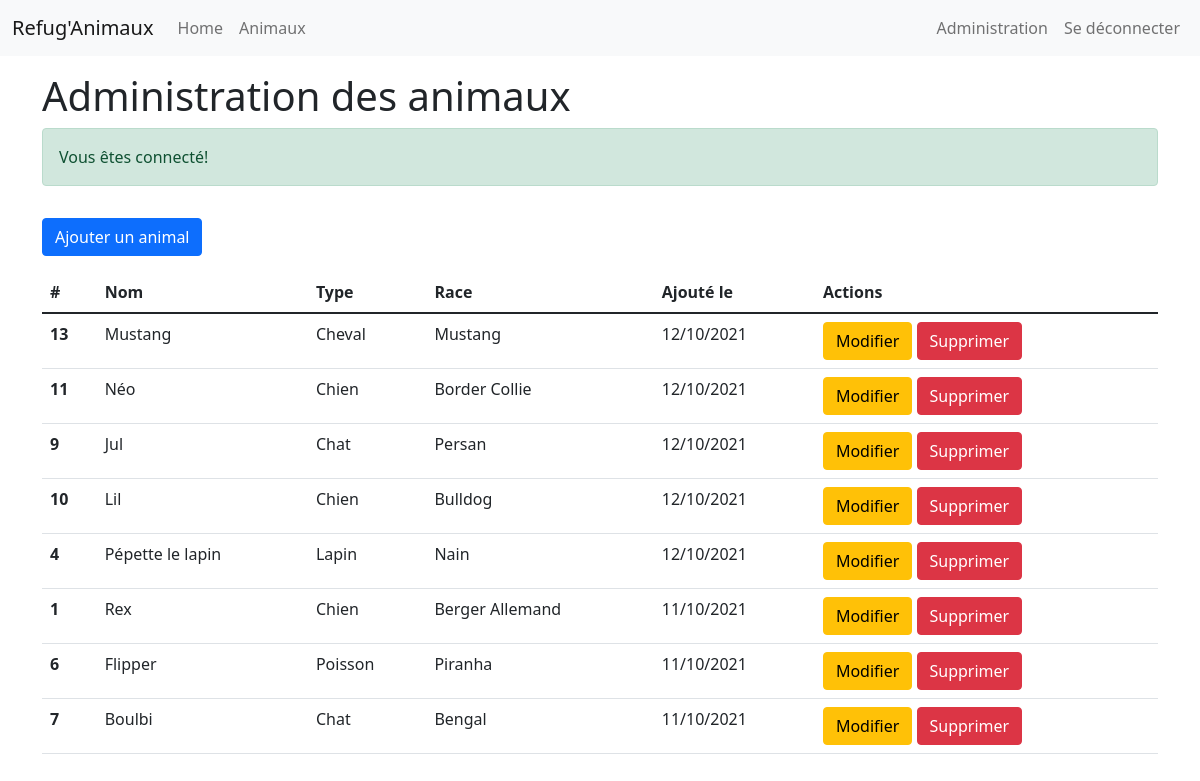
The page /admin/animals?success=true (signed in) on the database its author committed.
### tables this page shows
CREATE TABLE `animals` (
  `id` int(11) NOT NULL,
  `name` varchar(255) NOT NULL,
  `type` varchar(255) NOT NULL,
  `race` varchar(255) NOT NULL,
  `description` text NOT NULL,
  `created_at` datetime DEFAULT CURRENT_TIMESTAMP
);

### app/Controllers/Controller.php (called while the page is built, shortened)
<?php
abstract class Controller {
    protected $db;
    public function __construct(DBConnection $db)
    {
        $this->db = $db;
    }
    protected function view(string $path, array $params = null)
    {
        $path = str_replace('.', DIRECTORY_SEPARATOR, $path);
        require VIEWS . $path . '.php';
        require VIEWS . 'layout.php';
    }
    protected function getDB()
    {
        return $this->db;
    }
}

### app/Controllers/Admin/AnimalController.php (called while the page is built, shortened)
<?php
class AnimalController extends Controller {
    public function index()
    {
        $animals = (new Animal($this->getDB()))->all();
        return $this->view('admin.animal.index', compact('animals'));
    }
}

### routes/Route.php (called while the page is built, shortened)
<?php
class Route {
    public $path;
    public $action;
    public $matches;
    public function __construct($path, $action)
    {
        $this->path = trim($path, '/');
        $this->action = $action;
    }
    public function matches(string $url)
    {
        $path = preg_replace('#:([\w]+)#', '([^/]+)', $this->path);
        $pathToMatch = "#^$path$#";
        if (preg_match($pathToMatch, $url, $matches)) {
            $this->matches = $matches;
            return true;
        } else {
            return false;
        }
    }
    public function execute()
    {
        $params = explode('@', $this->action);
        $controller = new $params[0](new DBConnection(DB_NAME, DB_HOST, DB_USER, DB_PWD));
        $method = $params[1];
        return isset($this->matches[1]) ? $controller->$method($this->matches[1]) : $controller->$method();
    }
}

### routes/Router.php (called while the page is built, shortened)
<?php
class Router {
    public $url;
    public $routes = [];
    public function __construct($url)
    {
        $this->url = trim($url, '/');
    }
    public function get(string $path, string $action)
    {
        $this->routes['GET'][] = new Route($path, $action);
    }
    public function post(string $path, string $action)
    {
        $this->routes['POST'][] = new Route($path, $action);
    }
    public function run()
    {
        foreach ($this->routes[$_SERVER['REQUEST_METHOD']] as $route) {
            if ($route->matches($this->url)) {
                return $route->execute();
            }
        }
        throw new NotFoundException("Cette page n'existe pas :3");
    }
}

### public/index.php (called while the page is built, shortened)
<?php
    $router = new Router($_GET['url']);
    $router->get('/', 'App\Controllers\AnimalsController@welcome');
    $router->get('/animals', 'App\Controllers\AnimalsController@index');
    $router->get('/animals/:id', 'App\Controllers\AnimalsController@show');
    $router->get('/tags/:id', 'App\Controllers\AnimalsController@tag');
    $router->get('/login', 'App\Controllers\UserController@login');
    $router->post('/login', 'App\Controllers\UserController@loginPost');
    $router->get('/logout', 'App\Controllers\UserController@logout');
    $router->get('/admin/animals', 'App\Controllers\Admin\AnimalController@index');
    $router->get('/admin/animals/create', 'App\Controllers\Admin\AnimalController@create');
    $router->post('/admin/animals/create', 'App\Controllers\Admin\AnimalController@createAnimal');
    $router->post('/admin/animals/delete/:id', 'App\Controllers\Admin\AnimalController@destroy');
    $router->get('/admin/animals/edit/:id', 'App\Controllers\Admin\AnimalController@edit');
    $router->post('/admin/animals/edit/:id', 'App\Controllers\Admin\AnimalController@update');
    try {
        $router->run();
    } catch (NotFoundException $e) {
        return $e->error404();
    }
?>

### app/Models/Model.php (called while the page is built, shortened)
<?php
abstract class Model {
    protected $db;
    protected $table;
    public function __construct(DBConnection $db)
    {
        $this->db = $db;
    }
    public function all(): array
    {
        return $this->query("SELECT * FROM {$this->table} ORDER BY created_at DESC");
    }
    public function query(string $sql, array $param = null, bool $single = null)
    {
        $method = is_null($param) ? 'query' : 'prepare';
        $fetch = is_null($single) ? 'fetchAll' : 'fetch';
        $stmt = $this->db->getPDO()->$method($sql);
        $stmt->setFetchMode(PDO::FETCH_CLASS, get_class($this), [$this->db]);
        if ($method === 'query') {
            return $stmt->$fetch();
        } else {
            $stmt->execute($param);
            return $stmt->$fetch();
        }
    }
}

### database/DBConnection.php (called while the page is built, shortened)
<?php
class DBConnection {
    private $dbname;
    private $host;
    private $username;
    private $password;
    private $pdo;
    public function __construct(string $dbname, string $host, string $username, string $password)
    {
        $this->dbname = $dbname;
        $this->host = $host;
        $this->username = $username;
        $this->password = $password;
    }
    public function getPDO(): PDO
    {
        return $this->pdo ?? $this->pdo = new PDO("mysql:dbname={$this->dbname};host={$this->host}", $this->username, $this->password, [
            PDO::ATTR_ERRMODE => PDO::ERRMODE_EXCEPTION,
            PDO::ATTR_DEFAULT_FETCH_MODE => PDO::FETCH_OBJ,
            PDO::MYSQL_ATTR_INIT_COMMAND => 'SET CHARACTER SET UTF8'
        ]);
    }
}

### app/Models/Animal.php (called while the page is built, shortened)
<?php
class Animal extends Model {
    public function getCreatedAt()
    {
        return (new DateTime($this->created_at))->format('d/m/Y');
    }
}

### views/admin/animal/index.php (the view)
<h1 class="mt-3">Administration des animaux</h1>
<?php if(isset($_GET['success'])): ?>
    <div class="alert alert-success">Vous êtes connecté!</div>
<?php endif ?>
<a href="/admin/animals/create" class="btn btn-primary my-3">Ajouter un animal</a>
<table class="table">
    <thead>
        <tr>
            <th scope="col">#</th>
            <th scope="col">Nom</th>
            <th scope="col">Type</th>
            <th scope="col">Race</th>
            <th scope="col">Ajouté le</th>
            <th scope="col">Actions</th>
        </tr>
    </thead>
    <tbody>
        <?php foreach ($params['animals'] as $animal) : ?>
            <tr>
                <th scope="row"><?= $animal->id ?></th>
                <td><?= $animal->name ?></td>
                <td><?= $animal->type ?></td>
                <td><?= $animal->race ?></td>
                <td><?= $animal->getCreatedAt() ?></td>
                <td>
                    <a href="/admin/animals/edit/<?= $animal->id ?>" class="btn btn-warning">Modifier</a>
                    <form action="/admin/animals/delete/<?= $animal->id ?>" method="POST" class="d-inline">
                        <button type="submit" class="btn btn-danger">Supprimer</button>
                    </form>
                </td>
            </tr>
        <?php endforeach ?>
    </tbody>
</table>

### rows shown on the page
animals: id "13", name "Mustang", type "Cheval", race "Mustang", created_at "12/10/2021"
animals: id "11", name "Néo", type "Chien", race "Border Collie", created_at "12/10/2021"
animals: id "9", name "Jul", type "Chat", race "Persan", created_at "12/10/2021"
animals: id "10", name "Lil", type "Chien", race "Bulldog", created_at "12/10/2021"
animals: id "4", name "Pépette le lapin", type "Lapin", race "Nain", created_at "12/10/2021"
animals: id "1", name "Rex", type "Chien", race "Berger Allemand", created_at "11/10/2021"
animals: id "6", name "Flipper", type "Poisson", race "Piranha", created_at "11/10/2021"
animals: id "7", name "Boulbi", type "Chat", race "Bengal", created_at "11/10/2021"
